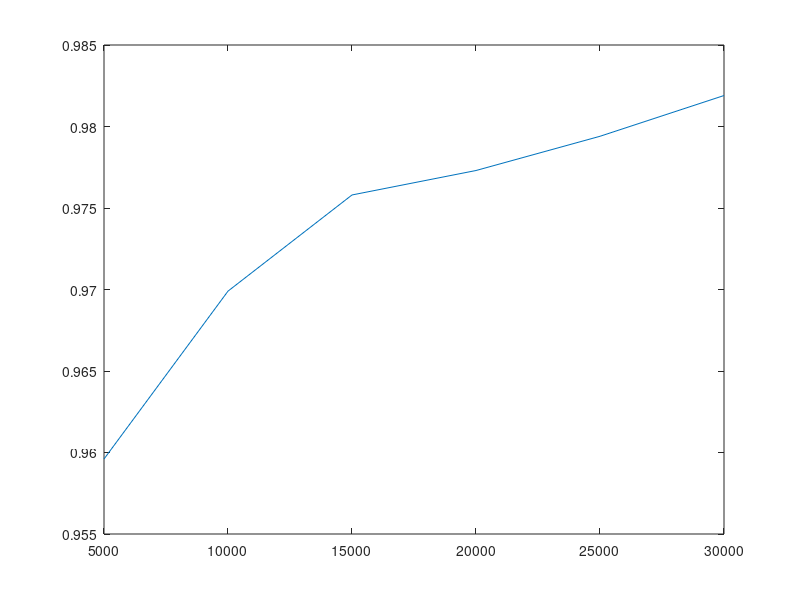
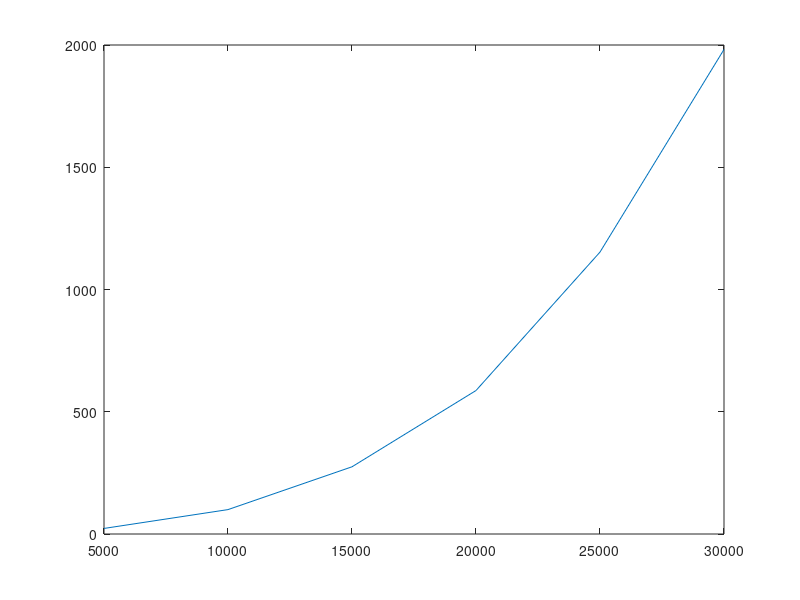
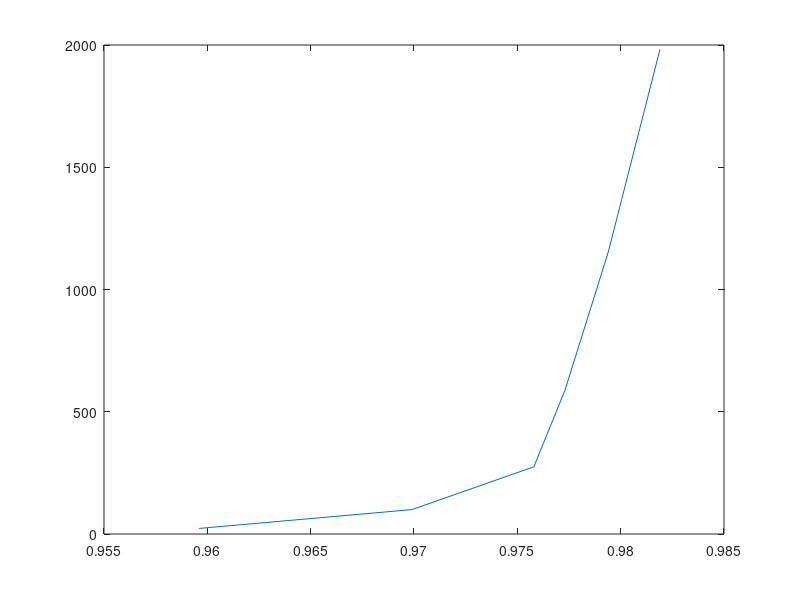
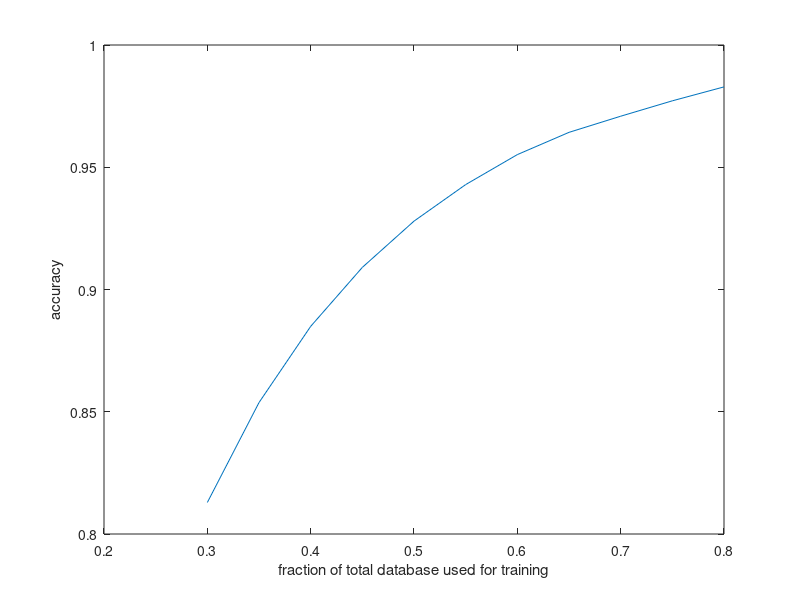

Reproduce these figures in MATLAB, in order.
%% MNIST
clear all
close all
load('MNISTpoly.mat');
acc = MNISTacc ;
datasize;
time = MNISTtimeClass + MNISTtimeTrain; 


figure
plot(datasize,acc);
figure
plot(datasize,time);
figure
plot(acc,time);

%% AR
clear all
close all
load('ARpoly.mat');

acc = mean(ARresAcc) ;
datasize;
time = mean(ARresClassTime + ARresTrainTime); 

figure
plot(datasize,acc);
xlabel('fraction of total database used for training');
ylabel('accuracy');
figure
plot(datasize,time);
xlabel('fraction of total database used for training');
ylabel('time');
figure
plot(acc,time);
ylabel('time');
xlabel('accuracy');